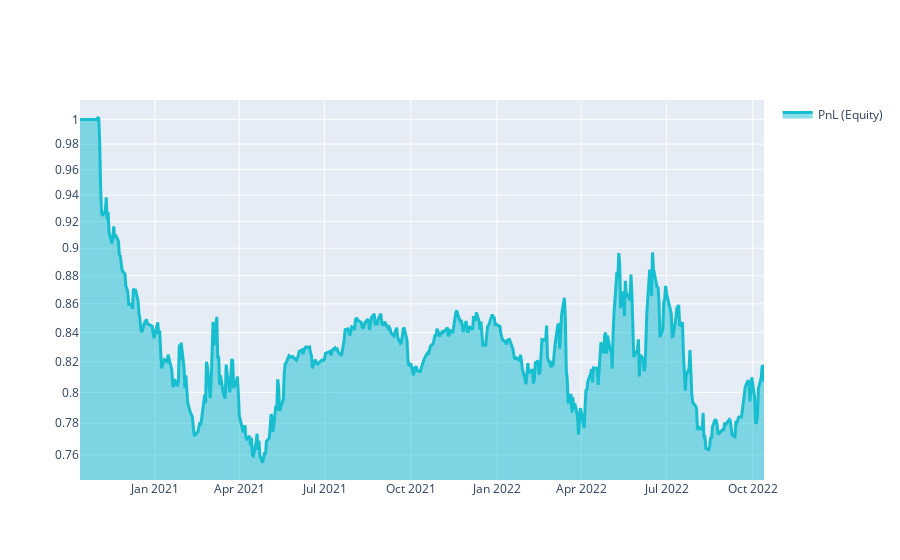

The notebook cell this image was saved under:
### Markdown cell above
# Q18 Quick Start

This template shows you the basic steps for taking part to the **Q18 NASDAQ-100 Stock Long-Short contest**.

### Code cell
import xarray as xr
import pandas as pd
import qnt.ta as qnta
import qnt.data as qndata
import qnt.output as qnout
import qnt.stats as qns

data = qndata.stocks.load_ndx_data(min_date="2020-10-13")

close     = data.sel(field="close")
is_liquid = data.sel(field="is_liquid")
sma_slow  = qnta.sma(close, 150)
sma_fast  = qnta.sma(close, 20)
weights   = xr.where(sma_slow < sma_fast, 1, -1)
weights   = weights * is_liquid

weights = qnout.clean(weights, data, "stocks_nasdaq100")

# calc stats
stats = qns.calc_stat(data, weights.sel(time=slice("2020-10-13", None)))
display(stats.to_pandas().tail())

# graph
performance = stats.to_pandas()["equity"]
import qnt.graph as qngraph

qngraph.make_plot_filled(performance.index, performance, name="PnL (Equity)", type="log")

### Figure 1 — Plotly figure (JSON) as saved in the notebook; plotly's stock layout.template omitted (floating-point values rounded to 4 significant figures; data arrays with more than 128 entries replaced by an {"elided": "..."} marker saying what was removed)
{"data": [{"fill": "tonexty", "line": {"color": "#17BECF", "width": 3}, "name": "PnL (Equity)", "type": "scatter", "x": {"elided": "505 str values"}, "y": {"elided": "505 float values"}}], "layout": {"showlegend": true, "yaxis": {"range": [-0.1281, 0.006897], "type": "log"}}}
